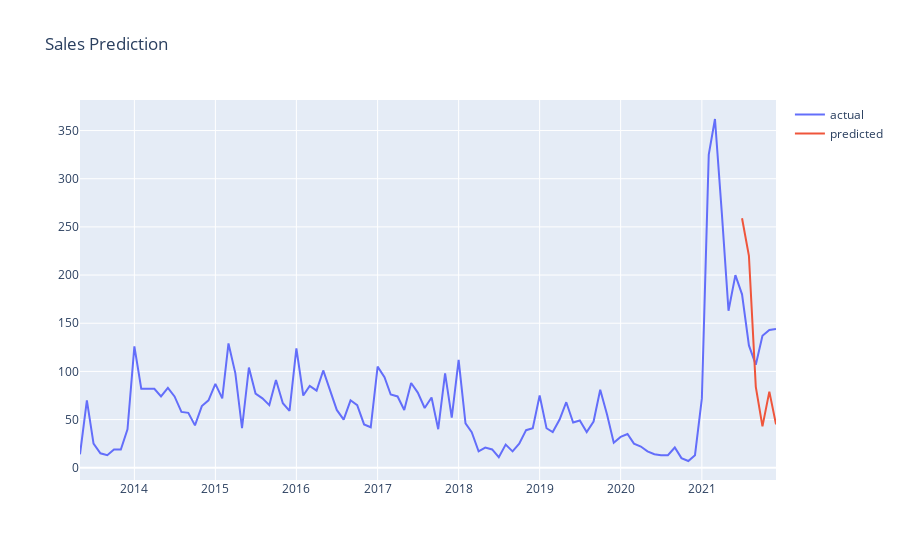

The notebook cell this image was saved under:
### Code cell
#merge with actual sales dataframe
df_sales_pred = pd.merge(df,df_result,on='YYMM',how='left')
#plot actual and predicted
plot_data = [
    go.Scatter(
        x=df_sales_pred['YYMM'],
        y=df_sales_pred['CNT'],
        name='actual'
    ),
        go.Scatter(
        x=df_sales_pred['YYMM'],
        y=df_sales_pred['pred_CNT'],
        name='predicted'
    )
    
]
plot_layout = go.Layout(
        title='Sales Prediction'
    )
fig = go.Figure(data=plot_data, layout=plot_layout)
pyoff.iplot(fig)
